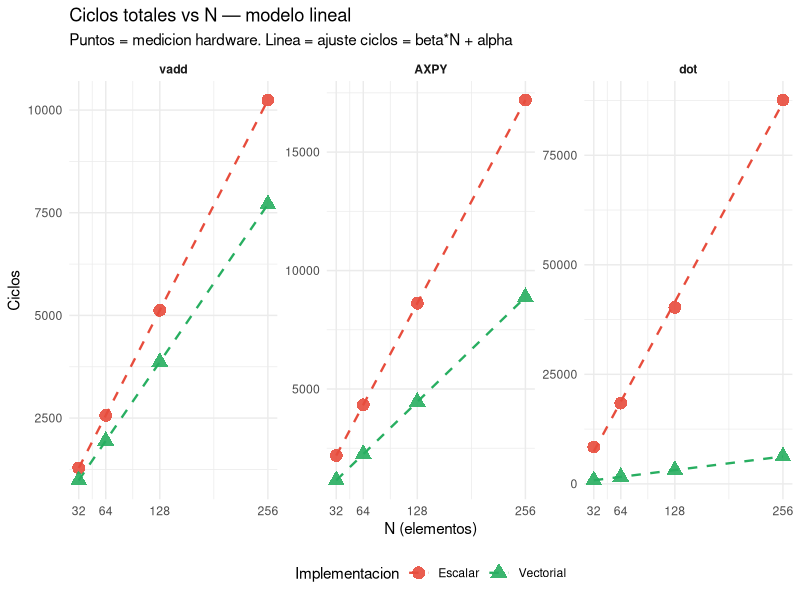
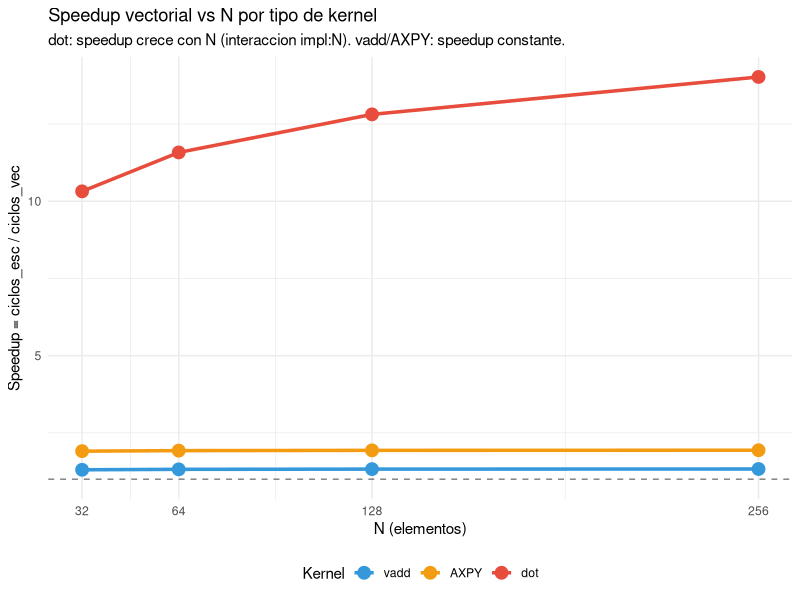
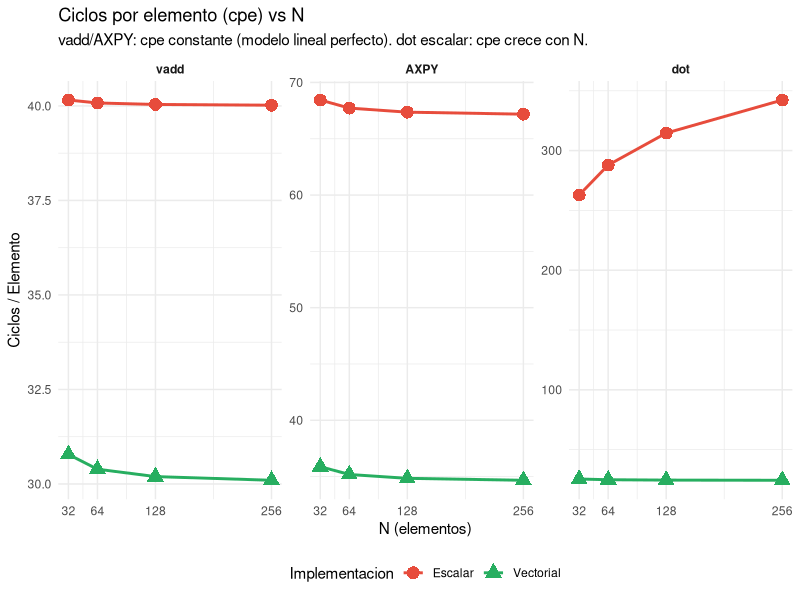

Write R code to recreate these figures, in order.
.libPaths(c("~/R/library", .libPaths()))
library(ggplot2)
library(tidyr)
library(dplyr)

# =============================================================
#  Fase B: Modelado descriptivo del sistema deterministico
#  TFG RVV-lite sobre PicoRV32 — Sergio Zapata, TEC 2026
#
#  Datos medidos en hardware Nexys A7-100T a 100 MHz
#  Todos los rangos = 0 (sistema deterministico verificado)
# =============================================================

# ── Dataset Fase B ────────────────────────────────────────────
datos <- data.frame(
  kernel = c(rep("vadd",4), rep("vadd",4),
             rep("AXPY",4), rep("AXPY",4),
             rep("dot",4),  rep("dot",4)),
  impl   = c(rep("Escalar",4),    rep("Vectorial",4),
             rep("Escalar",4),    rep("Vectorial",4),
             rep("Escalar",4),    rep("Vectorial",4)),
  N      = rep(c(32, 64, 128, 256), 6),
  ciclos = c(
    # vadd escalar
    1285, 2565, 5125, 10245,
    # vadd vectorial
    985,  1945, 3865, 7705,
    # AXPY escalar
    2190, 4334, 8622, 17198,
    # AXPY vectorial
    1148, 2252, 4460, 8876,
    # dot escalar
    8411, 18424, 40272, 87615,
    # dot vectorial
    815,  1591,  3143,  6247
  )
)
datos$cpe     <- datos$ciclos / datos$N
datos$kernel  <- factor(datos$kernel, levels=c("vadd","AXPY","dot"))
datos$impl    <- factor(datos$impl,   levels=c("Escalar","Vectorial"))

cat("=== Dataset Fase B ===\n")
print(datos)

# ── MODELO LINEAL: ciclos = beta*N + alpha ────────────────────
cat("\n\n=== MODELOS LINEALES: ciclos ~ N por kernel e implementacion ===\n")
cat(sprintf("%-12s %-12s %8s %8s %8s %8s\n",
    "Kernel","Impl","beta(c/e)","alpha","R2","RMSE"))
cat(strrep("-",60),"\n")

modelos <- list()
for (k in levels(datos$kernel)) {
  for (im in levels(datos$impl)) {
    sub <- datos[datos$kernel==k & datos$impl==im, ]
    m   <- lm(ciclos ~ N, data=sub)
    r2  <- summary(m)$r.squared
    b   <- coef(m)[2]
    a   <- coef(m)[1]
    rmse <- sqrt(mean(residuals(m)^2))
    cat(sprintf("%-12s %-12s %8.2f %8.1f %8.4f %8.2f\n",
        k, im, b, a, r2, rmse))
    modelos[[paste(k,im)]] <- m
  }
}

# ── SPEEDUP vs N ──────────────────────────────────────────────
cat("\n\n=== SPEEDUP vs N por kernel ===\n")
cat(sprintf("%-8s %8s %8s %8s %8s\n","Kernel","N=32","N=64","N=128","N=256"))
cat(strrep("-",44),"\n")
for (k in levels(datos$kernel)) {
  esc <- datos[datos$kernel==k & datos$impl=="Escalar",   "ciclos"]
  vec <- datos[datos$kernel==k & datos$impl=="Vectorial", "ciclos"]
  su  <- round(esc/vec, 2)
  cat(sprintf("%-8s %8.2f %8.2f %8.2f %8.2f\n", k, su[1],su[2],su[3],su[4]))
}

# ── DELTA DE CICLOS ───────────────────────────────────────────
cat("\n\n=== DELTA DE CICLOS (escalar - vectorial) ===\n")
cat(sprintf("%-8s %8s %8s %8s %8s\n","Kernel","N=32","N=64","N=128","N=256"))
cat(strrep("-",44),"\n")
for (k in levels(datos$kernel)) {
  esc <- datos[datos$kernel==k & datos$impl=="Escalar",   "ciclos"]
  vec <- datos[datos$kernel==k & datos$impl=="Vectorial", "ciclos"]
  d   <- esc - vec
  cat(sprintf("%-8s %8d %8d %8d %8d\n", k, d[1],d[2],d[3],d[4]))
}

# ── INTERACCION impl:N (hallazgo clave en dot) ────────────────
cat("\n\n=== INTERACCION impl:N — cpe por kernel y N ===\n")
cat(sprintf("%-10s %-12s %6s %6s %6s %6s\n","Kernel","Impl","N=32","N=64","N=128","N=256"))
cat(strrep("-",52),"\n")
for (k in levels(datos$kernel)) {
  for (im in levels(datos$impl)) {
    sub <- datos[datos$kernel==k & datos$impl==im, ]
    cat(sprintf("%-10s %-12s %6.1f %6.1f %6.1f %6.1f\n",
        k, im,
        sub$cpe[sub$N==32],  sub$cpe[sub$N==64],
        sub$cpe[sub$N==128], sub$cpe[sub$N==256]))
  }
}
cat("\nNota: dot escalar muestra cpe creciente con N\n")
cat("(valores mayores incrementan costo de __mulsi3)\n")
cat("dot vectorial mantiene cpe constante (DSP48E1 tiempo fijo)\n")

# ── GRAFICOS ──────────────────────────────────────────────────
# Fig 6: ciclos vs N con linea del modelo lineal
g6 <- ggplot(datos, aes(x=N, y=ciclos, color=impl, shape=impl)) +
  geom_point(size=4, alpha=0.9) +
  geom_smooth(method="lm", se=FALSE, linewidth=0.8, linetype="dashed") +
  facet_wrap(~kernel, scales="free_y") +
  scale_color_manual(values=c("Escalar"="#E74C3C","Vectorial"="#27AE60")) +
  scale_x_continuous(breaks=c(32,64,128,256)) +
  labs(title="Ciclos totales vs N — modelo lineal",
       subtitle="Puntos = medicion hardware. Linea = ajuste ciclos = beta*N + alpha",
       x="N (elementos)", y="Ciclos", color="Implementacion", shape="Implementacion") +
  theme_minimal(base_size=11) +
  theme(legend.position="bottom",
        strip.text=element_text(face="bold"))
ggsave("fig6_ciclos_vs_N.png", g6, width=11, height=5, dpi=150)

# Fig 7: speedup vs N
speedup_df <- data.frame(
  kernel  = rep(levels(datos$kernel), each=4),
  N       = rep(c(32,64,128,256), 3),
  speedup = c(
    1285/985,  2565/1945, 5125/3865,  10245/7705,
    2190/1148, 4334/2252, 8622/4460,  17198/8876,
    8411/815,  18424/1591,40272/3143, 87615/6247
  )
)
speedup_df$kernel <- factor(speedup_df$kernel, levels=c("vadd","AXPY","dot"))

g7 <- ggplot(speedup_df, aes(x=N, y=speedup, color=kernel, group=kernel)) +
  geom_line(linewidth=1.2) +
  geom_point(size=4) +
  geom_hline(yintercept=1, linetype="dashed", color="gray50") +
  scale_color_manual(values=c("vadd"="#3498DB","AXPY"="#F39C12","dot"="#E74C3C")) +
  scale_x_continuous(breaks=c(32,64,128,256)) +
  labs(title="Speedup vectorial vs N por tipo de kernel",
       subtitle="dot: speedup crece con N (interaccion impl:N). vadd/AXPY: speedup constante.",
       x="N (elementos)", y="Speedup = ciclos_esc / ciclos_vec",
       color="Kernel") +
  theme_minimal(base_size=11) +
  theme(legend.position="bottom")
ggsave("fig7_speedup_vs_N.png", g7, width=8, height=6, dpi=150)

# Fig 8: cpe vs N (muestra la diferencia entre kernels)
g8 <- ggplot(datos, aes(x=N, y=cpe, color=impl, shape=impl)) +
  geom_line(linewidth=1) +
  geom_point(size=4) +
  facet_wrap(~kernel, scales="free_y") +
  scale_color_manual(values=c("Escalar"="#E74C3C","Vectorial"="#27AE60")) +
  scale_x_continuous(breaks=c(32,64,128,256)) +
  labs(title="Ciclos por elemento (cpe) vs N",
       subtitle="vadd/AXPY: cpe constante (modelo lineal perfecto). dot escalar: cpe crece con N.",
       x="N (elementos)", y="Ciclos / Elemento",
       color="Implementacion", shape="Implementacion") +
  theme_minimal(base_size=11) +
  theme(legend.position="bottom",
        strip.text=element_text(face="bold"))
ggsave("fig8_cpe_vs_N.png", g8, width=11, height=5, dpi=150)

cat("\n\nGraficos: fig6_ciclos_vs_N.png, fig7_speedup_vs_N.png, fig8_cpe_vs_N.png\n")
cat("=== Fase B modelo completo ===\n")
